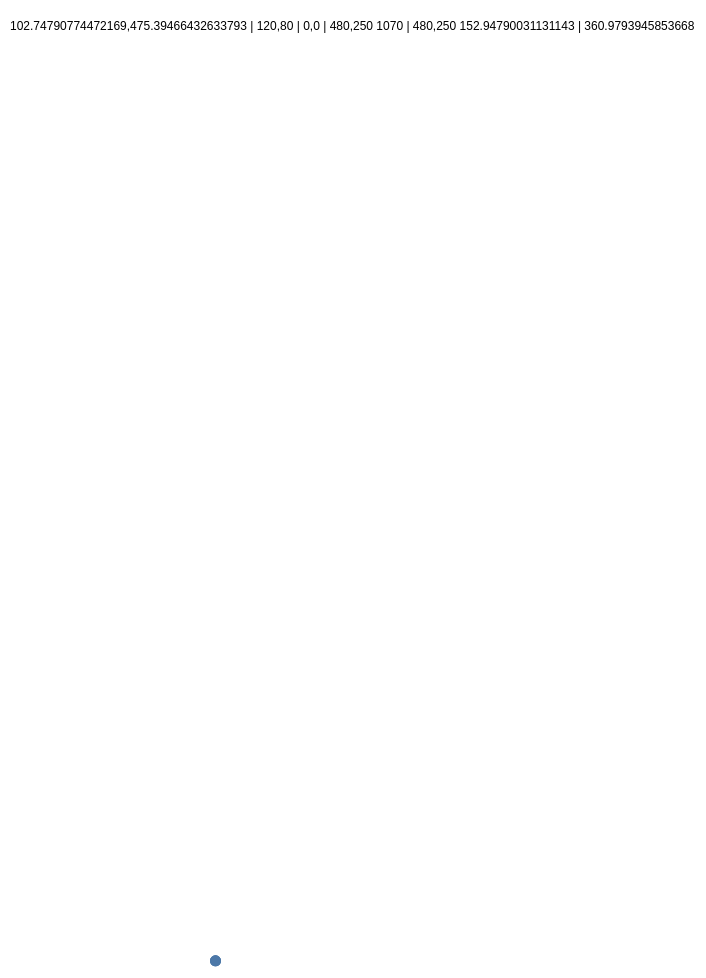

Write the Vega-Lite specification saved for this chart.
### Vega specification from a JSON file in a GitHub repository (floating-point values rounded to 4 significant figures)
{"$schema": "https://vega.github.io/schema/vega/v6.json", "description": "Vega 6.4.0's geoTranslate (vega/vega#4313): a projection's translation, which is what pan and zoom on a fitted map start from. Asked of a projection fitted to data, one given its translate, an identity, a composite albersUsa and an unfitted mercator, then used to place a mark. geoScale is asked of the albersUsa too, which this engine answered with null until geoTranslate needed the same lookup.", "width": 300, "height": 200, "padding": 5, "data": [{"name": "points", "values": [{"lon": -10, "lat": 40}, {"lon": 25, "lat": 60}, {"lon": 5, "lat": 48}], "transform": [{"type": "geojson", "fields": ["lon", "lat"], "signal": "cloud"}]}], "projections": [{"name": "fitted", "type": "mercator", "fit": {"signal": "cloud"}, "size": {"signal": "[width, height]"}}, {"name": "declared", "type": "equalEarth", "translate": [120, 80], "scale": 60}, {"name": "flat", "type": "identity"}, {"name": "states", "type": "albersUsa"}, {"name": "plain", "type": "mercator"}], "marks": [{"type": "symbol", "from": {"data": "points"}, "encode": {"enter": {"x": {"signal": "geoTranslate('fitted')[0]"}, "y": {"signal": "geoTranslate('fitted')[1]"}, "size": {"value": 30}}}}, {"type": "text", "encode": {"enter": {"x": {"value": 0}, "y": {"value": 10}, "fontSize": {"value": 6}, "text": {"signal": "geoTranslate('fitted') + ' | ' + geoTranslate('declared') + ' | ' + geoTranslate('flat') + ' | ' + geoTranslate('states') + ' ' + geoScale('states') + ' | ' + geoTranslate('plain') + ' ' + geoScale('plain') + ' | ' + geoScale('fitted')"}}}}]}
